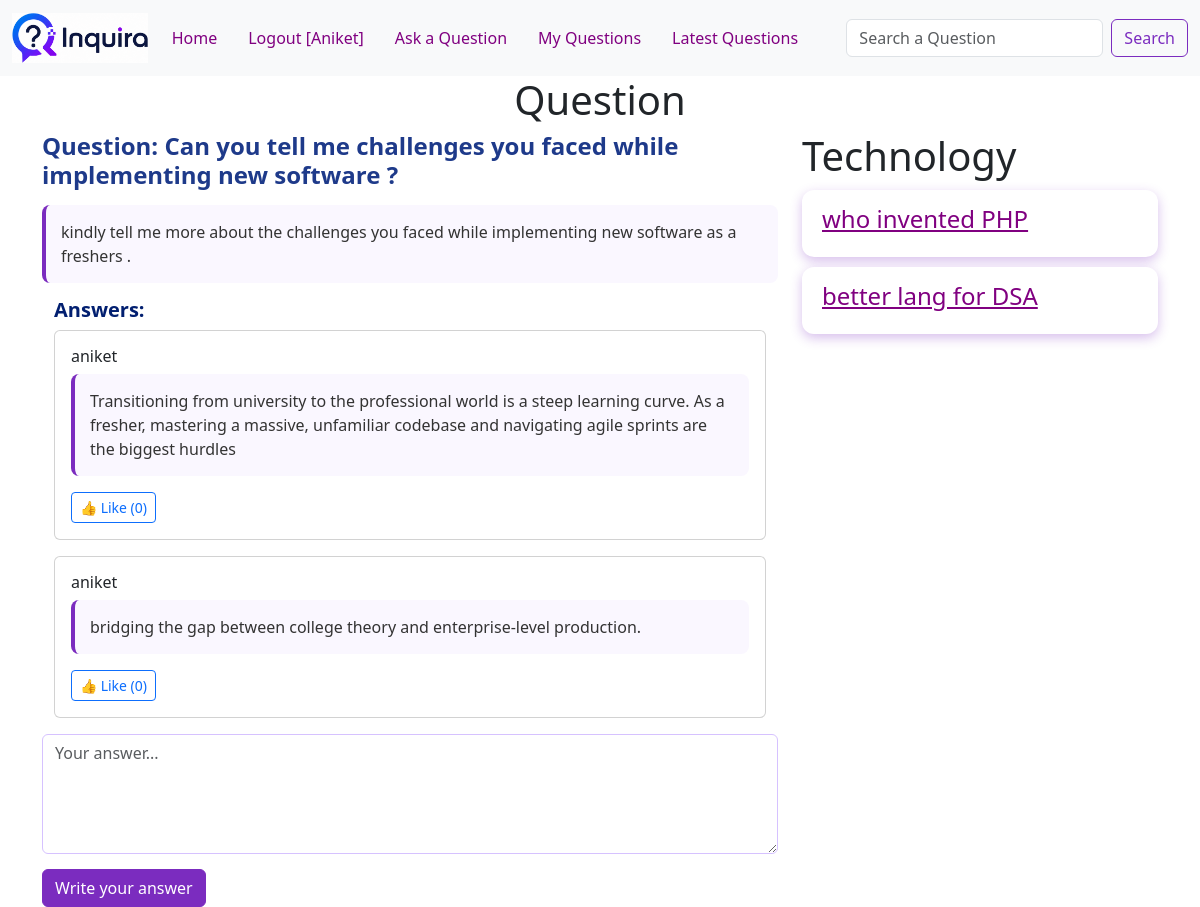
Screenshot of /?q-id=2 (signed in) with the database file from the repository.
### tables this page shows
CREATE TABLE `questions` (
  `id` int NOT NULL,
  `title` varchar(100) NOT NULL,
  `description` varchar(300) NOT NULL,
  `category_id` int NOT NULL,
  `user_id` int NOT NULL
);

CREATE TABLE `answers` (
  `id` int NOT NULL,
  `answer` varchar(300) NOT NULL,
  `question_id` int NOT NULL,
  `user_id` int NOT NULL
);

CREATE TABLE `users` (
  `id` int NOT NULL,
  `username` varchar(100) NOT NULL,
  `email` varchar(100) NOT NULL,
  `password` varchar(100) NOT NULL,
  `address` varchar(100) NOT NULL
);

CREATE TABLE `categories` (
  `id` int NOT NULL,
  `name` varchar(100) NOT NULL
);

### client/question-details.php (the view, shortened to what this page needs)
<div class="container">
    <h1 class="heading">Question</h1>
    <div class="row">
        <div class="col-8">
            <?php
            include("./common/db.php");
            $query = "select * from questions where id =$qid";
            $result = $conn->query($query);
            $row = $result->fetch_assoc();
            $cid = $row["category_id"];
            echo "<h4 class='margin-bottom-15'>Question: " . $row['title'] . "</h4>";
            echo "<p class='margin-bottom-15'>" . $row['description'] . "</p>";
            include("answers.php");
            ?>
            <?php if (isset($_SESSION['user'])) { ?>
                <form action="./server/requests.php" method="post">
                    <textarea name="answer" class="form-control margin-bottom-15" placeholder="Your answer..."
                        required></textarea>
                    <button class="btn btn-primary">Write your answer</button>
                </form>
            <?php } else { ?>
                <div class="alert alert-info">
                    Please login to write an answer.
                </div>
            <?php } ?>
        </div>
        <div class="col-4">
            <?php
            $categoryQuery = "select name from categories where id=$cid";
            $categoryResult = $conn->query($categoryQuery);
            $categoryRow = $categoryResult->fetch_assoc();
            echo "<h1>" . $categoryRow['name'] . "</h1>";
            $query = "select * from questions where category_id=$cid and id!=$qid";
            $result = $conn->query($query);
            foreach ($result as $row) {
                $id = $row['id'];
                $title = $row['title'];
                echo "<div class='question-list'>
        <h4><a href=?q-id=$id>$title</a></h4>
        </div>";
            }
            ?>
        </div>
    </div>
</div>

### client/answers.php (shortened to what this page needs)
<div class="container">
    <h5>Answers:</h5>
    <?php
    $query = "SELECT answers.*, users.username
              FROM answers
              JOIN users ON answers.user_id = users.id
              WHERE question_id=$qid";
    $result = $conn->query($query);
    foreach ($result as $row) {
        $answer_id = $row['id'];
        $answer = $row['answer'];
        $username = $row['username'];
        $countQuery = "SELECT COUNT(*) AS total
                       FROM answer_likes
                       WHERE answer_id=$answer_id";
        $countResult = $conn->query($countQuery);
        $count = $countResult->fetch_assoc()['total'];
        $liked = false;
        echo "
        <div class='card mb-3 p-3'>
            <h6>$username</h6>
            <p>$answer</p>
        ";
        if (isset($_SESSION['user'])) {
            $buttonClass = $liked ? "btn-primary" : "btn-outline-primary";
            echo "
            <form class='likeForm'>
                <input type='hidden' name='answer_id' value='$answer_id'>
                <input type='hidden' name='question_id' value='$qid'>
                <button type='submit'
                        class='btn btn-sm $buttonClass likeBtn'>
                    👍 Like ($count)
                </button>
            </form>";
        } else {
            echo "<small>👍 Likes : $count</small>";
        }
        echo "</div>";
    }
    ?>
</div>

### public/style.css (style rules this page uses)
a { color: purple !important; }
.margin-bottom-15 { margin-bottom: 15px; }
.heading { text-align: center; }
.question-list { background: white; color: #01062a; padding: 15px 20px; margin: 10px 0; border-radius: 12px; font-size: 18px; font-weight: 500; box-shadow: 0 4px 12px rgba(123, 44, 191, 0.3); transition: all 0.3s ease; cursor: pointer; }
.col-8 { margin: 0 auto; }
.col-8 h4 { color: #1e3a8a; font-weight: 700; }
.col-8 p { background: #faf7ff; border-left: 4px solid #7b2cbf; padding: 15px; border-radius: 8px; color: #333; }
textarea.form-control { min-height: 120px; border: 1px solid #d6c2ff; }
.btn-primary { background-color: #7b2cbf; border-color: #7b2cbf; }
h5 { color: #021f70; font-weight: 600; }

### rows the page displays
questions: title "Can you tell me challenges you faced while implementing new software ?", description "kindly tell me more about the challenges you faced while implementing new software as a freshers ."
answers: user.username "aniket", answer "Transitioning from university to the professional world is a steep learning curve. As a fresher, mastering a massive, unfamiliar codebase and navigating agile sprints are the biggest hurdles", count "0"
answers: user.username "aniket", answer "bridging the gap between college theory and enterprise-level production.", count "0"
categories: name "Technology"
questions: title "who invented PHP"
questions: title "better lang for DSA"

### other values shown
$_SESSION['user']['username'] "Aniket"
